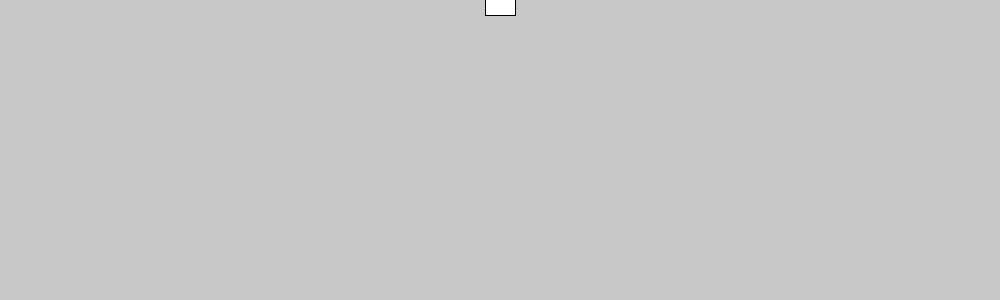
Frame 1 (no input)
Frame 60 (the mouse pressed at the canvas centre just before this capture): identical to frame 1, image omitted
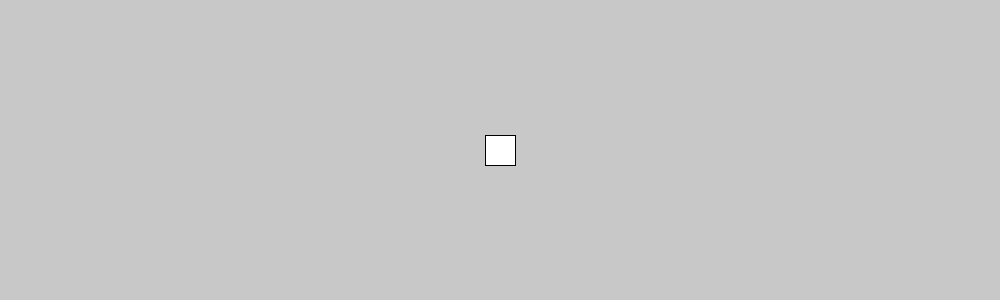
Frame 120 (the mouse held since frame 60 and released just before this capture)

The Processing sketch that drew these frames (run headless with seeded random() and noise(); from frame 60 on, the mouse is pressed at the canvas centre):

// Processing sketch: processing_148087
// ── processing_148087.pde

// DEFINO VARIABLES GLOBALES DE POSICION EN X E Y;

float posY;
float posX;

// EN EL SETUP SOLO DEFINO EL TAMAÑO DEL CANVAS
void setup(){
  
 size(1000,300);
 
}

// ARRANCA EL DRAW LOOP

void draw() {
 
// PINTADA A BLANCO (PARA LIMPIAR)  
 background(200);
 
// PONEMOS AL CUADRADO EN EL CENTRO.

 posX = width/2;
 
// ACA USO MAP PARA MOVER EL CUADRADO DE FORMA QUE LA 
// POSICION EN Y SEA PROPORCIONAL A LA POSICION EN X.

 posY = map(mouseX,0,width,0,height);
 
// DIBUJO EL CUADRADO.  
 rectMode(CENTER);
 rect(posX, posY,30,30);
 
 
  
}
